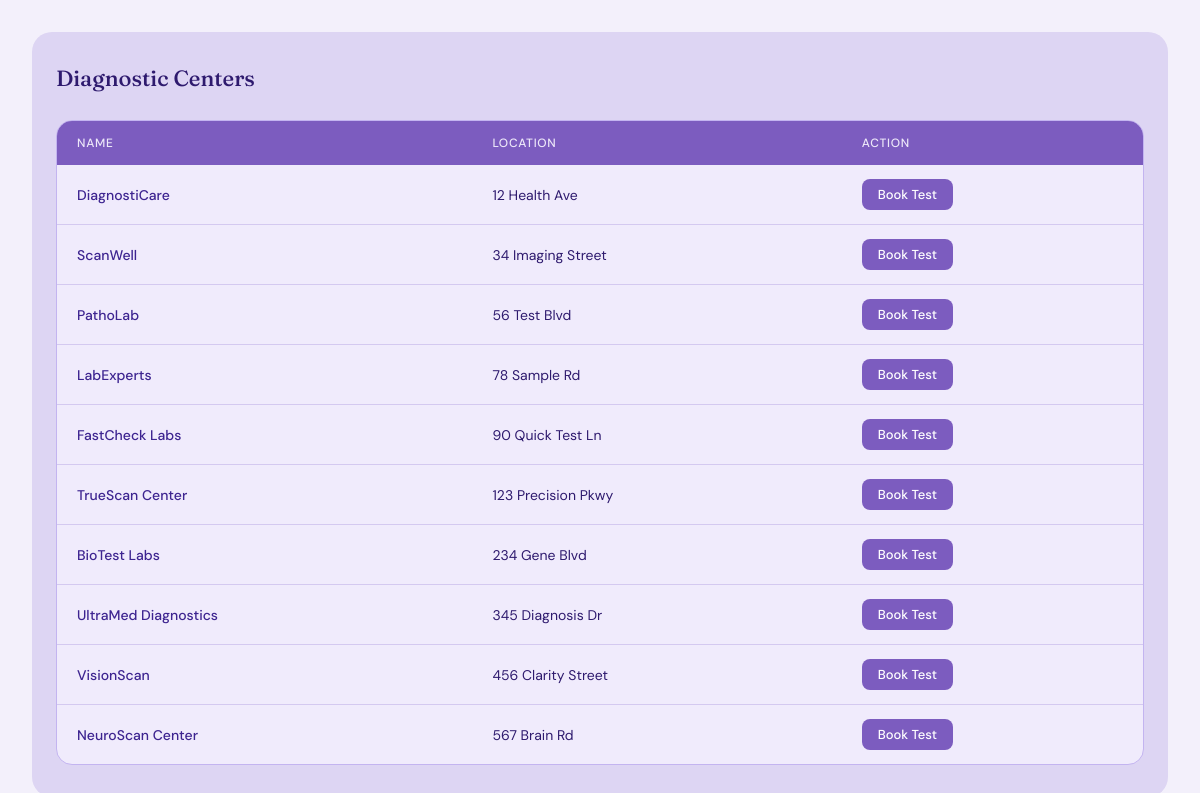
Screenshot of /diagnostic_centers (signed in) with the database file from the repository.
### tables this page shows
CREATE TABLE DiagnosticCenters (
                DiagnosticCenterID INTEGER PRIMARY KEY AUTOINCREMENT,
                CenterName VARCHAR(255) NOT NULL,
                Address VARCHAR(255),
                ContactNumber VARCHAR(20),
                Email VARCHAR(255),
                Specialty VARCHAR(255)
            );

### app.py (the view)
@app.route('/diagnostic_centers')
def diagnostic_centers():
    if 'user_id' not in session:
        return redirect('/login')
    conn = get_db_connection()
    centers = conn.execute(
        "SELECT * FROM DiagnosticCenters"
    ).fetchall()
    conn.close()
    return render_template("diagnostic_centers.html", centers=centers)

### app.py (called while the page is built)
def get_db_connection():
    conn = sqlite3.connect(DB_NAME)
    conn.row_factory = sqlite3.Row
    return conn

### templates/diagnostic_centers.html (shortened to what this page needs)
<html>
  <head>
  </head>
  <body>
    <div class="dc-wrapper">
      <div class="dc-header">
        <h2>Diagnostic Centers</h2>
      </div>
      <div class="dc-table-wrap">
        <table class="dc-table">
          <thead>
            <tr>
              <th>Name</th>
              <th>Location</th>
              <th>Action</th>
            </tr>
          </thead>
          <tbody>
            {% for center in centers %}
            <tr>
              <td>{{ center.CenterName }}</td>
              <td>{{ center.Address }}</td>
              <td>
                <a href="/book_test/{{ center.DiagnosticCenterID }}" class="book-btn">
                  Book Test
                </a>
              </td>
            </tr>
            {% endfor %}
          </tbody>
        </table>
      </div>
    </div>
  </body>
</html>

### templates/diagnostic_centers.html (style rules this page uses)
body { margin: 2rem; background: #f3f0fb; }
.dc-wrapper { font-family: 'DM Sans', sans-serif; padding: 2rem 1.5rem; background: #ddd5f3; border-radius: 20px; }
.dc-header h2 { font-family: 'Fraunces', serif; font-size: 22px; font-weight: 500; color: #2e1a6e; margin: 0 0 1.75rem; }
.dc-table-wrap { background: #f0ebfc; border-radius: 16px; overflow: hidden; border: 0.5px solid #c3b4f0; }
.dc-table { width: 100%; border-collapse: collapse; font-size: 14px; }
.dc-table thead { background: #7c5cbf; }
.dc-table thead th { color: #ede8f9; font-weight: 500; font-size: 12px; letter-spacing: 0.06em; text-transform: uppercase; padding: 14px 20px; text-align: left; }
.dc-table tbody tr { border-bottom: 0.5px solid #d4c9f0; transition: background 0.15s; }
.dc-table tbody tr:last-child { border-bottom: none; }
.dc-table tbody td { padding: 14px 20px; color: #2e1a6e; vertical-align: middle; }
.dc-table tbody td:first-child { font-weight: 500; color: #3d2490; }
.book-btn { display: inline-flex; align-items: center; gap: 6px; padding: 7px 16px; background: #7c5cbf; color: #fff; border: none; border-radius: 8px; font-family: 'DM Sans', sans-serif; font-size: 13px; font-weight: 500; cursor: pointer; text-decoration: none; transition: background 0.15s, transform 0.1s; }

### rows the page displays
DiagnosticCenters: CenterName "DiagnostiCare", Address "12 Health Ave"
DiagnosticCenters: CenterName "ScanWell", Address "34 Imaging Street"
DiagnosticCenters: CenterName "PathoLab", Address "56 Test Blvd"
DiagnosticCenters: CenterName "LabExperts", Address "78 Sample Rd"
DiagnosticCenters: CenterName "FastCheck Labs", Address "90 Quick Test Ln"
DiagnosticCenters: CenterName "TrueScan Center", Address "123 Precision Pkwy"
DiagnosticCenters: CenterName "BioTest Labs", Address "234 Gene Blvd"
DiagnosticCenters: CenterName "UltraMed Diagnostics", Address "345 Diagnosis Dr"
DiagnosticCenters: CenterName "VisionScan", Address "456 Clarity Street"
DiagnosticCenters: CenterName "NeuroScan Center", Address "567 Brain Rd"
